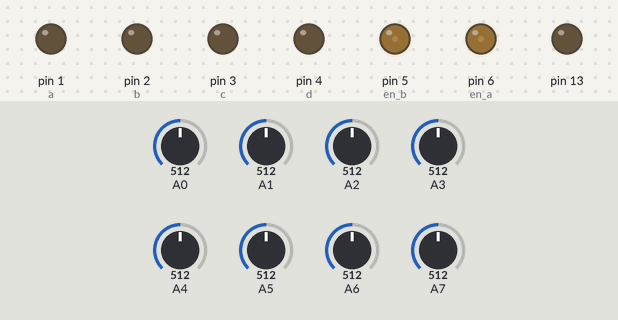
The sketch below on a simulated Arduino Uno, built with avr-gcc and run on an emulated ATmega328P. Parts: output pins drawn as LEDs (lit = HIGH). The test bench sets the inputs (shaded band); at power-on: A0 = 512, A1 = 512, A2 = 512, A3 = 512, A4 = 512, A5 = 512, A6 = 512, A7 = 512. What the sketch prints to the serial monitor is not drawn.

Above: at 0.1 s.
At 0.6 s:
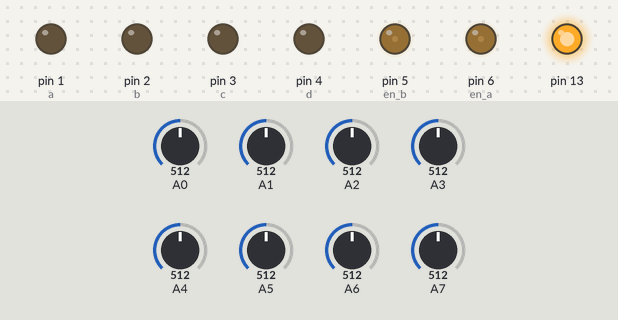
Timing chart, 0 to 12.0 s (numbered marks = the images above):
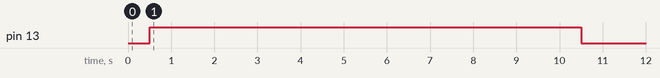

The sketch:

node_detection.ino
```cpp
#include <QTRSensors.h>

// This example is designed for use with six QTR-1A sensors or the first six sensors of a
// QTR-8A module.  These reflectance sensors should be connected to analog inputs 0 to 5.
// The QTR-8A's emitter control pin (LEDON) can optionally be connected to digital pin 2,
// or you can leave it disconnected and change the EMITTER_PIN #define below from 2 to
// QTR_NO_EMITTER_PIN.

// The setup phase of this example calibrates the sensor for ten seconds and turns on
// the LED built in to the Arduino on pin 13 while calibration is going on.
// During this phase, you should expose each reflectance sensor to the lightest and
// darkest readings they will encounter.
// For example, if you are making a line follower, you should slide the sensors across the
// line during the calibration phase so that each sensor can get a reading of how dark the
// line is and how light the ground is.  Improper calibration will result in poor readings.
// If you want to skip the calibration phase, you can get the raw sensor readings
// (analog voltage readings from 0 to 1023) by calling qtra.read(sensorValues) instead of
// qtra.readLine(sensorValues).

// The main loop of the example reads the calibrated sensor values and uses them to
// estimate the position of a line.  You can test this by taping a piece of 3/4" black
// electrical tape to a piece of white paper and sliding the sensor across it.  It
// prints the sensor values to the serial monitor as numbers from 0 (maximum reflectance)
// to 1000 (minimum reflectance) followed by the estimated location of the line as a number
// from 0 to 5000.  1000 means the line is directly under sensor 1, 2000 means directly
// under sensor 2, etc.  0 means the line is directly under sensor 0 or was last seen by
// sensor 0 before being lost.  5000 means the line is directly under sensor 5 or was
// last seen by sensor 5 before being lost.


#define NUM_SENSORS             8  // number of sensors used
#define NUM_SAMPLES_PER_SENSOR  4  // average 4 analog samples per sensor reading
#define EMITTER_PIN             8  // emitter is controlled by digital pin 2

// sensors 0 through 5 are connected to analog inputs 0 through 5, respectively
QTRSensorsAnalog qtra((unsigned char[]) {0, 1, 2, 3, 4, 5, 6, 7},
  NUM_SENSORS, NUM_SAMPLES_PER_SENSOR, EMITTER_PIN);
unsigned int sensorValues[NUM_SENSORS];
int nodal_line=0,central_black=0,white_space=0,f=0,t=0,j;
const int en_a=6, en_b=5, a=1,b=2,c=3,d=4;

void setup()
{

  // motot setup
  pinMode (a, OUTPUT);
  pinMode (b, OUTPUT);
  pinMode (c, OUTPUT);
  pinMode (d, OUTPUT);
  pinMode (en_a, OUTPUT);
  pinMode (en_b, OUTPUT);
  analogWrite (en_a , 35);
  analogWrite (en_b , 35);

  // calibration of qtr
  delay(500);
  pinMode(13, OUTPUT);
  digitalWrite(13, HIGH);    // turn on Arduino's LED to indicate we are in calibration mode
  for (int i = 0; i < 400; i++)  // make the calibration take about 10 seconds
  {
    qtra.calibrate();       // reads all sensors 10 times at 2.5 ms per six sensors (i.e. ~25 ms per call)
  }
  digitalWrite(13, LOW);     // turn off Arduino's LED to indicate we are through with calibration

  // print the calibration minimum values measured when emitters were on
  Serial.begin(9600);
  for (int i = 0; i < NUM_SENSORS; i++)
  {
    Serial.print(qtra.calibratedMinimumOn[i]);
    Serial.print(' ');
  }
  Serial.println();

  // print the calibration maximum values measured when emitters were on
  for (int i = 0; i < NUM_SENSORS; i++)
  {
    Serial.print(qtra.calibratedMaximumOn[i]);
    Serial.print(' ');
  }
  Serial.println();
  Serial.println();
  delay(1000);
}


void loop()
{
  // read calibrated sensor values and obtain a measure of the line position from 0 to 5000
  // To get raw sensor values, call:
  //  qtra.read(sensorValues); instead of unsigned int position = qtra.readLine(sensorValues);
  unsigned int position = qtra.readLine(sensorValues);

  // print the sensor values as numbers from 0 to 1000, where 0 means maximum reflectance and
  // 1000 means minimum reflectance, followed by the line position
 /*
  for (unsigned char i = 0; i < NUM_SENSORS; i++)
  {
    //Serial.print(sensorValues[i]);
    //Serial.print('\t');
  }
  //Serial.println(); // uncomment this line if you are using raw values
  //Serl.println(position); // comment this line out if you are using raw values
  */
  delay(250);

   if(central_black==1||white_space==1)
   {
    if (sensorValues[1]>500 && sensorValues[6]>500 && sensorValues[3]<300 && sensorValues[4]<300) //line before any node
      {
        nodal_line =!nodal_line;
        central_black=0;
        white_space=0;
        j=0;
      }
   }

  if (sensorValues[3]>500 && sensorValues[4]>500) // central black line
    {
     central_black=1;
    }
    if (sensorValues[0]<300 && sensorValues[1]<300 && sensorValues[2]<300 && sensorValues[3]<300 && sensorValues[4]<300 && sensorValues[5]<300 && sensorValues[6]<300 && sensorValues[7]<300)
     {
      white_space=1; // central white line (true node)
    }

  if (nodal_line==1 && central_black==1) //when bot crosses nodal line and then finds black line (false node)
    {
      for (j;j<1;j++)
      {
        f++;
        Serial.println("false node");
        Serial.print("no. of false node = ");
        Serial.println(f);
      }
    }

  if (nodal_line==1 && white_space==1) //when bot crosses nodal line and then finds white space (true node)
    {
      for (j;j<1;j++)
      {
         t++;
         Serial.println("true node");
         Serial.print("no. of true nodes = ");
         Serial.println (t);

      }
    }

}
```
